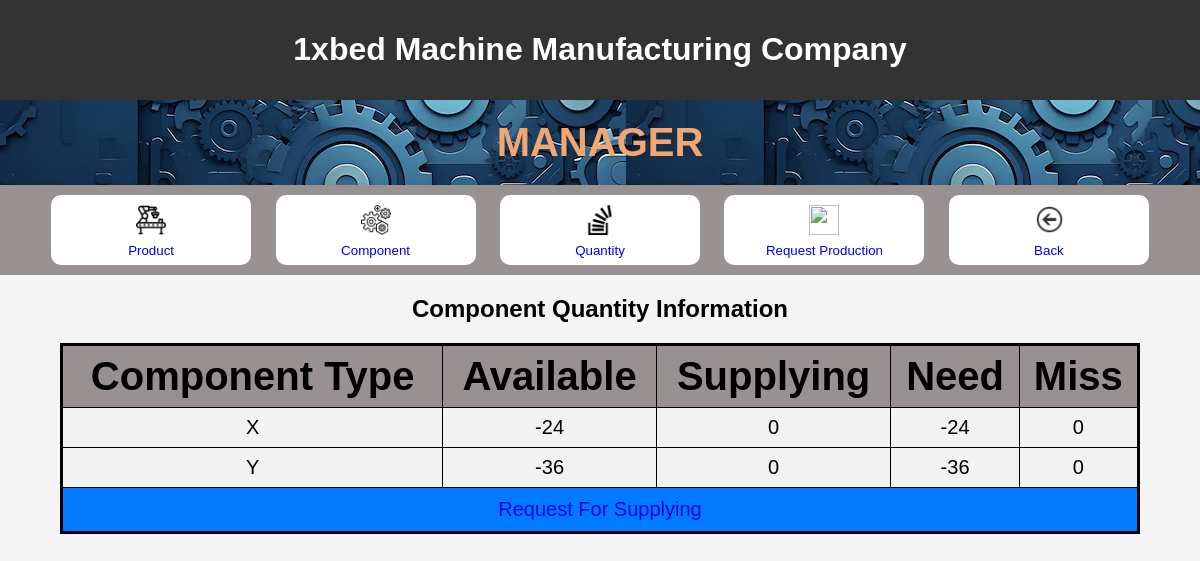
Before: /manager/quantity with the older database file.
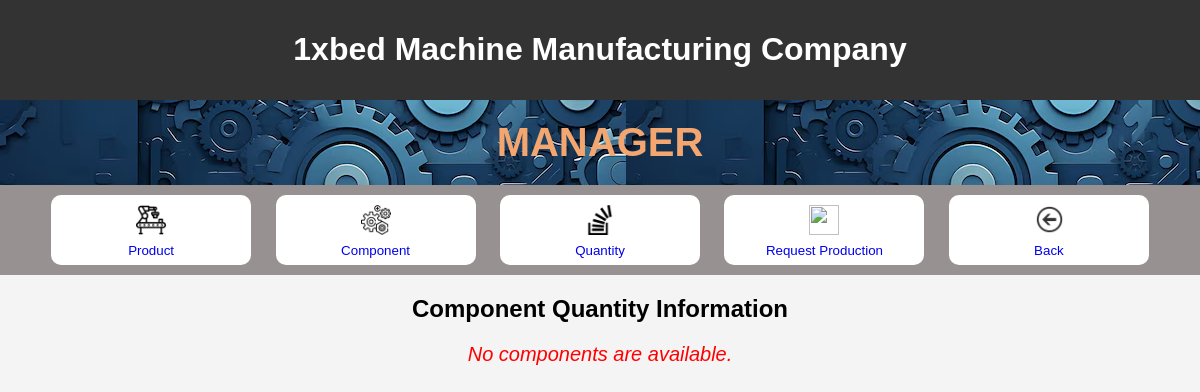
After: the same page with the newer database file.
### myproject/models.py (models this page shows, shortened)
class ComponentQuantity(models.Model):
    component_type = models.CharField(max_length=100)
    now = models.IntegerField()
    supplying = models.IntegerField()
    need = models.IntegerField()
    miss = models.IntegerField()

### myproject/views.py (the view)
# urls.py: path("manager/quantity", views.Quantity_.main, name="manager/quantity"),
    def main(request):
        list_quantity = ComponentQuantity.objects.all()
        return render(request, "myproject/quantity/main.html", {'list_quantity': list_quantity})

### myproject/templates/myproject/quantity/main.html (shortened to what this page needs)
<!DOCTYPE html>
<html lang="en">
<head>
    {% load static %}
    <link rel="stylesheet" href="{% static 'css/welcomepage.css' %}">
</head>
<body>
    <header>
        <h1>
            1xbed Machine Manufacturing Company
        </h1>
    </header>
    <div id = headerweb>
        <h1 id = welcome>
        MANAGER
        </h1>
    </div>
    <div id = link>
        <div>
    <button id = choice ><a
    href="product">
        <img id =icon src="{% static 'img/product.png' %}"
        width="50"
        height="50" >
        <br>
        Product
    </a></button>
    <button id = choice><a
        href="component">
            <img id =icon src="{% static 'img/component.png' %}"
            width="50"
            height="50" >
            <br>
            Component
    </a></button>
    <button id = choice><a
        href="quantity">
            <img id =icon src="{% static 'img/quantity.png' %}"
            width="50"  >
            <br>
            Quantity
    </a></button>
    <button id = choice><a
        href="request_production">
            <img id =icon src="{% static 'img/checker.png' %}"
            width="50"
            height="50" >
            <br>
            Request Production
    </a></button>
    <button id = choice>
        <a
        href="{% url 'homepage' %}">
        <img id =icon src="{% static 'img/back.png' %}"
        width="50"
        height="50">
        <br>
        Back
    </a> </button>
    </div>
</div>
    <h2 > Component Quantity Information </h2>
{% if list_quantity %}
    <table border="1">
        <tr>
            <th>Component Type</th>
            <th>Available</th>
            <th>Supplying</th>
            <th>Need</th>
            <th>Miss</th>
        </tr>
    {% for component in list_quantity %}
        <tr>
            <td>{{ component.component_type }}</td>
            <td>{{ component.now }}</td>
            <td>{{ component.supplying }}</td>
            <td>{{ component.need }}</td>
            <td>{{ component.miss }}</td>
    {% endfor %}
    <tr>
        <td id = add colspan="5">
            <a href="quantity/add" id="add" class="button">Request For Supplying</a>
        </td>
    </tr>
    </table>
{% else %}
<p id = note>No components are available.</p>
{% endif %}
</body>
</html>

Changed rows visible on the page:
removed ComponentQuantity: component_type "X", now "-24", supplying "0", need "-24", miss "0"
removed ComponentQuantity: component_type "Y", now "-36", supplying "0", need "-36", miss "0"
Other visible differences:
text no longer shown: "Component Type Available Supplying Need Miss Request For Supplying"
text now shown: "No components are available."
